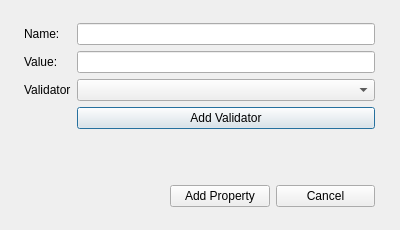
<?xml version="1.0" encoding="UTF-8"?>
<ui version="4.0">
 <class>UserPropertyForm</class>
 <widget class="QDialog" name="UserPropertyForm">
  <property name="geometry">
   <rect>
    <x>0</x>
    <y>0</y>
    <width>400</width>
    <height>230</height>
   </rect>
  </property>
  <property name="windowTitle">
   <string>Dialog</string>
  </property>
  <widget class="QWidget" name="">
   <property name="geometry">
    <rect>
     <x>24</x>
     <y>23</y>
     <width>351</width>
     <height>151</height>
    </rect>
   </property>
   <layout class="QFormLayout" name="formLayout">
    <item row="0" column="0">
     <widget class="QLabel" name="name_label">
      <property name="text">
       <string>Name:</string>
      </property>
     </widget>
    </item>
    <item row="0" column="1">
     <widget class="QLineEdit" name="name"/>
    </item>
    <item row="1" column="0">
     <widget class="QLabel" name="name_label_2">
      <property name="text">
       <string>Value:</string>
      </property>
     </widget>
    </item>
    <item row="1" column="1">
     <widget class="QLineEdit" name="value"/>
    </item>
    <item row="2" column="0">
     <widget class="QLabel" name="Department_label">
      <property name="text">
       <string>Validator</string>
      </property>
     </widget>
    </item>
    <item row="2" column="1">
     <widget class="QComboBox" name="validator"/>
    </item>
    <item row="3" column="1">
     <widget class="QPushButton" name="addValidator_button">
      <property name="text">
       <string>Add Validator</string>
      </property>
     </widget>
    </item>
   </layout>
  </widget>
  <widget class="QWidget" name="">
   <property name="geometry">
    <rect>
     <x>170</x>
     <y>180</y>
     <width>205</width>
     <height>32</height>
    </rect>
   </property>
   <layout class="QHBoxLayout" name="horizontalLayout">
    <item>
     <widget class="QPushButton" name="AddProperty_button">
      <property name="text">
       <string>Add Property</string>
      </property>
     </widget>
    </item>
    <item>
     <widget class="QPushButton" name="cancel_button">
      <property name="text">
       <string>Cancel</string>
      </property>
     </widget>
    </item>
   </layout>
  </widget>
 </widget>
 <resources/>
 <connections/>
</ui>
